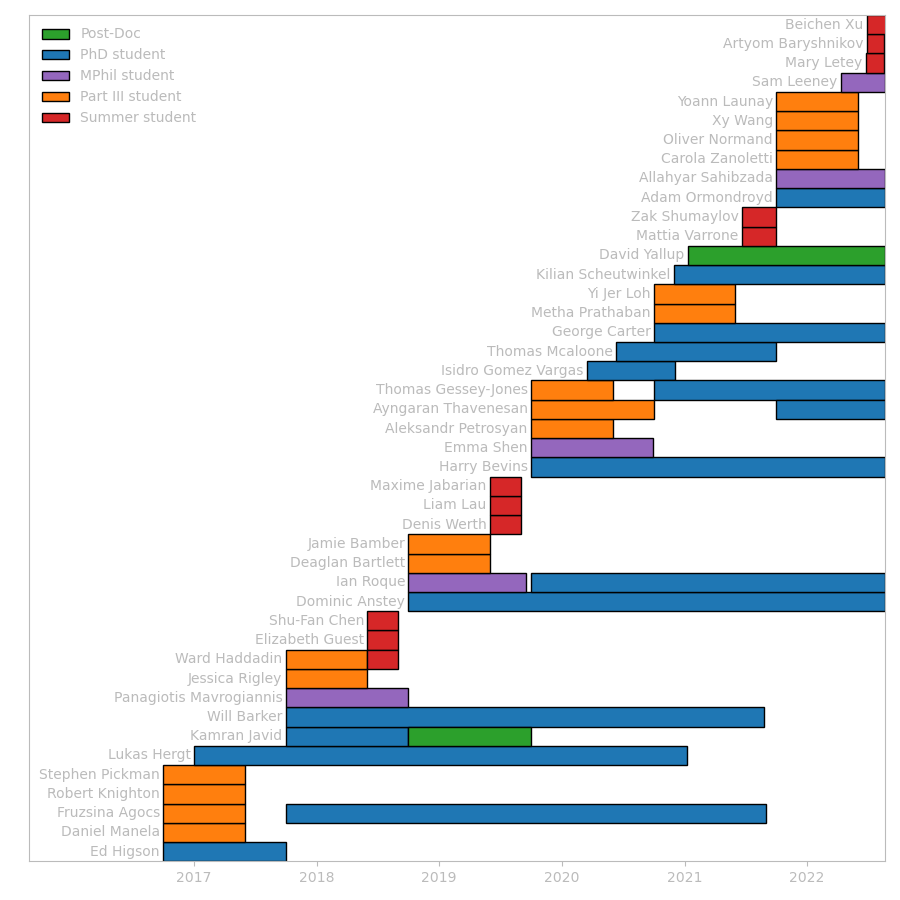

This chart was generated by the following Python code:
#!/usr/bin/env python
from collections import Counter
from students import students, seniority, levels
import matplotlib.pyplot as plt
import datetime
import numpy as np
grey = '#bbbbbb'
plt.rcParams['axes.edgecolor'] = grey
plt.rcParams['xtick.color'] = grey
plt.rcParams['ytick.color'] = grey
plt.rcParams['ytick.color'] = grey
plt.rcParams['ytick.color'] = grey


students = [s for s in students if s.start < datetime.date.today()]
students = sorted(students, key=lambda s: (s.start, seniority[s.level]))

colors = {'partiii': 'C1',
          'phd': 'C0',
          'postdoc': 'C2',
          'summer': 'C3',
          'mphil': 'C4'}

fig, ax = plt.subplots()
student_names = [student.name for student in students]
unique_students = Counter(student_names)

rects = {}

for student in students:
    start = student.start.toordinal()
    if student.end is not None:
        end = student.end.toordinal() 
    else:
        end = datetime.date.today().toordinal()
        
        
    i = list(unique_students).index(student.name)

    rect = plt.Rectangle((start, i), end-start, 1, fc=colors[student.level], ec='k') 
    rects[student.level] = rect
    ax.add_artist(rect)
    if unique_students[student.name]:
        ax.annotate(student.name, (start-10, i+0.5), va='center', ha='right', color=grey)
    unique_students[student.name] = 0
    
min_year = min([student.start.year for student in students])
date_labels = [datetime.date(i,1,1) for i in range(min_year+1,datetime.date.today().year+2)]
ax.set_xticks([d.toordinal() for d in date_labels])
ax.set_xticklabels([d.year for d in date_labels])


ax.set_xlim(min([student.start.toordinal() for student in students])-400, datetime.date.today().toordinal())
ax.set_ylim(0,i+1)
ax.set_yticks([])

handles, labels = np.transpose([(rects[l], levels[l]) for l in levels])
ax.legend(handles, labels, labelcolor=grey, framealpha=0.0)


fig.set_size_inches(9,9)
fig.tight_layout()
fig.savefig('timeline.png', transparent=True)
